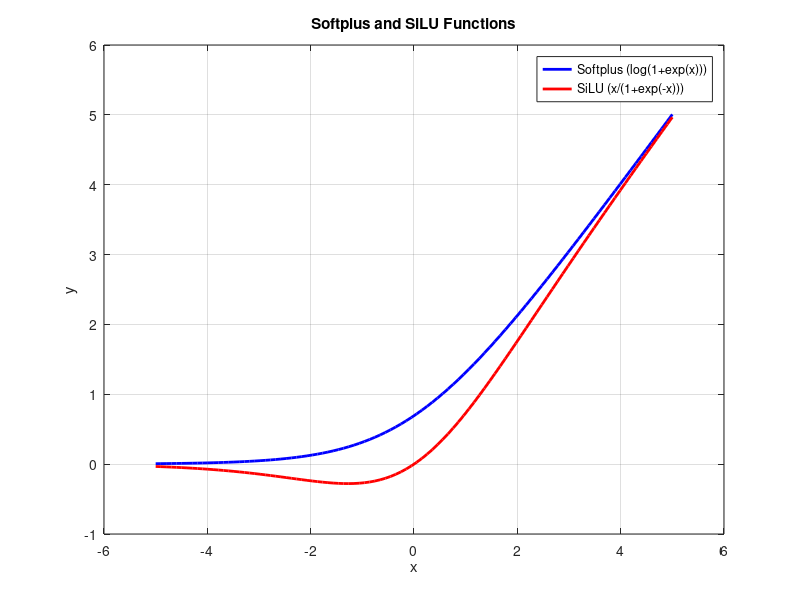

Write MATLAB code to recreate this figure.
% Define the input range
x = linspace(-5, 5, 100);

% Calculate the softplus function
soft = log(1+exp(x));

% Calculate the silu function
silu = x ./ (1 + exp(-x));

% Create the plot
figure;
plot(x, soft, 'b-', 'LineWidth', 2, 'DisplayName', 'Softplus (log(1+exp(x)))');
hold on;
plot(x, silu, 'r-', 'LineWidth', 2, 'DisplayName', 'SiLU (x/(1+exp(-x)))');

% Add labels and title
xlabel('x');
ylabel('y');
title('Softplus and SiLU Functions');
legend('show');
grid on;
